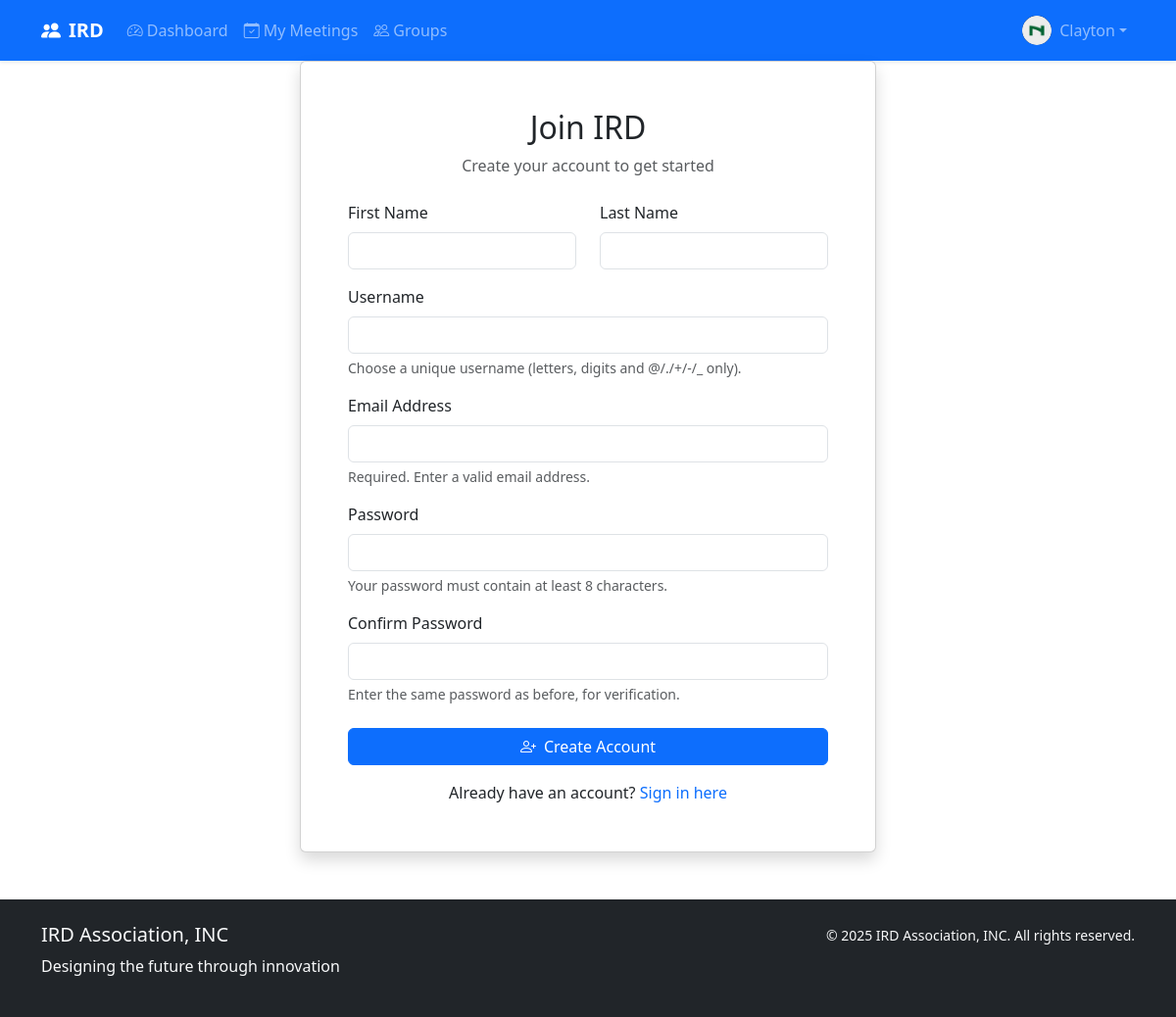
The app's page /accounts/register/ (signed in) with its own data.
### accounts/models.py (models this page shows, shortened)
class CustomUser(AbstractUser):
    email = models.EmailField(unique=True, db_index=True)
    phone_regex = RegexValidator(
        regex=r'^\+?1?\d{9,15}$',
        message="Phone number must be entered in format: '+999999999'. Up to 15 digits allowed."
    )
    phone = models.CharField(validators=[phone_regex], max_length=17, blank=True)
    date_of_birth = models.DateField(null=True, blank=True)
    bio = models.TextField(max_length=500, blank=True)
    profile_picture = models.ImageField(upload_to='profiles/', blank=True)
    is_premium_member = models.BooleanField(default=False, db_index=True)
    membership_start_date = models.DateField(null=True, blank=True)
    membership_end_date = models.DateField(null=True, blank=True)
    created_at = models.DateTimeField(auto_now_add=True)
    updated_at = models.DateTimeField(auto_now=True)
    USERNAME_FIELD = 'email'
    REQUIRED_FIELDS = ['username']

### accounts/views.py (the view, shortened to what this page needs)
# urls.py: path('register/', views.RegisterView.as_view(), name='register'),
class RegisterView(CreateView):
    model = CustomUser
    form_class = CustomUserCreationForm
    template_name = 'accounts/register.html'
    success_url = reverse_lazy('core:dashboard')

### accounts/forms.py (shortened to what this page needs)
class CustomUserCreationForm(UserCreationForm):
    email = forms.EmailField(required=True, help_text="Required. Enter a valid email address.")
    first_name = forms.CharField(max_length=30, required=True)
    last_name = forms.CharField(max_length=30, required=True)
    class Meta:
        model = CustomUser
        fields = ("username", "email", "first_name", "last_name", "password1", "password2")
    def __init__(self, *args, **kwargs):
        super().__init__(*args, **kwargs)
        for field_name, field in self.fields.items():
            field.widget.attrs['class'] = 'form-control'
        self.fields['username'].help_text = 'Choose a unique username (letters, digits and @/./+/-/_ only).'
        self.fields['password1'].help_text = 'Your password must contain at least 8 characters.'
        self.fields['password2'].help_text = 'Enter the same password as before, for verification.'

### templates/accounts/register.html (shortened to what this page needs)
{% extends 'base/base.html' %}
{% load crispy_forms_tags %}
{% block content %}
<div class="row justify-content-center">
    <div class="col-md-8 col-lg-6">
        <div class="card shadow">
            <div class="card-body p-5">
                <div class="text-center mb-4">
                    <h2 class="card-title">Join IRD</h2>
                    <p class="text-muted">Create your account to get started</p>
                </div>
                <form method="post">
                    <div class="row">
                        <div class="col-md-6 mb-3">
                            <label for="{{ form.first_name.id_for_label }}" class="form-label">First Name</label>
                            {{ form.first_name }}
                        </div>
                        <div class="col-md-6 mb-3">
                            <label for="{{ form.last_name.id_for_label }}" class="form-label">Last Name</label>
                            {{ form.last_name }}
                        </div>
                    </div>
                    <div class="mb-3">
                        <label for="{{ form.username.id_for_label }}" class="form-label">Username</label>
                        {{ form.username }}
                        <div class="form-text">{{ form.username.help_text }}</div>
                    </div>
                    <div class="mb-3">
                        <label for="{{ form.email.id_for_label }}" class="form-label">Email Address</label>
                        {{ form.email }}
                        <div class="form-text">{{ form.email.help_text }}</div>
                    </div>
                    <div class="mb-3">
                        <label for="{{ form.password1.id_for_label }}" class="form-label">Password</label>
                        {{ form.password1 }}
                        <div class="form-text">{{ form.password1.help_text }}</div>
                    </div>
                    <div class="mb-4">
                        <label for="{{ form.password2.id_for_label }}" class="form-label">Confirm Password</label>
                        {{ form.password2 }}
                        <div class="form-text">{{ form.password2.help_text }}</div>
                    </div>
                    <button type="submit" class="btn btn-primary w-100 mb-3">
                        <i class="bi bi-person-plus me-2"></i>Create Account
                    </button>
                </form>
                <div class="text-center">
                    <p class="mb-0">Already have an account?
                        <a href="{% url 'accounts:login' %}" class="text-decoration-none">Sign in here</a>
                    </p>
                </div>
            </div>
        </div>
    </div>
</div>
{% endblock %}

### templates/base/base.html (shortened to what this page needs)
<!DOCTYPE html>
<html lang="en">
  <head>
    <link
      href="https://cdn.jsdelivr.net/npm/bootstrap@5.3.2/dist/css/bootstrap.min.css"
      rel="stylesheet"
    />
    <link
      href="https://cdn.jsdelivr.net/npm/bootstrap-icons@1.11.0/font/bootstrap-icons.css"
      rel="stylesheet"
    />
  </head>
  <body>
    <nav class="navbar navbar-expand-lg navbar-dark bg-primary shadow-sm">
      <div class="container">
        <a class="navbar-brand fw-bold" href="{% url 'core:home' %}">
          <i class="bi bi-people-fill me-2"></i>IRD
        </a>
        <div class="collapse navbar-collapse" id="navbarNav">
          <ul class="navbar-nav me-auto">
            {% if user.is_authenticated %}
            <li class="nav-item">
              <a class="nav-link" href="{% url 'core:dashboard' %}">
                <i class="bi bi-speedometer2 me-1"></i>Dashboard
              </a>
            </li>
            <li class="nav-item">
              <a class="nav-link" href="{% url 'meetings:my_meetings' %}">
                <i class="bi bi-calendar-check me-1"></i>My Meetings
              </a>
            </li>
            <li class="nav-item">
              <a class="nav-link" href="#">
                <i class="bi bi-people me-1"></i>Groups
              </a>
            </li>
            {% endif %}
          </ul>
          <div class="navbar-nav ms-auto">
            {% if user.is_authenticated %}
            <li class="nav-item dropdown">
              <a
                class="nav-link dropdown-toggle d-flex align-items-center"
                href="#"
                data-bs-toggle="dropdown"
              >
                {% if user.profile_picture %}
                <img
                  src="{{ user.profile_picture.url }}"
                  width="30"
                  height="30"
                  class="rounded-circle me-2"
                />
                {% else %}
                <i class="bi bi-person-circle fs-5 me-2"></i>
                {% endif %} {{ user.first_name|default:user.username }}
              </a>
            </li>
            {% endif %}
          </div>
        </div>
      </div>
    </nav>
    <main class="container-fluid px-0">
      {% block content %} {% endblock %}
    </main>
    <footer class="bg-dark text-light py-4 mt-5">
      <div class="container">
        <div class="row">
          <div class="col-md-6">
            <h5>IRD Association, INC</h5>
            <p>Designing the future through innovation</p>
          </div>
          <div class="col-md-6 text-md-end">
            <small
              >© {% now "Y" %} IRD Association, INC. All rights reserved.</small
            >
          </div>
        </div>
      </div>
    </footer>
  </body>
</html>

### records on screen
CustomUser: profile_picture (picture), first_name "Clayton"
